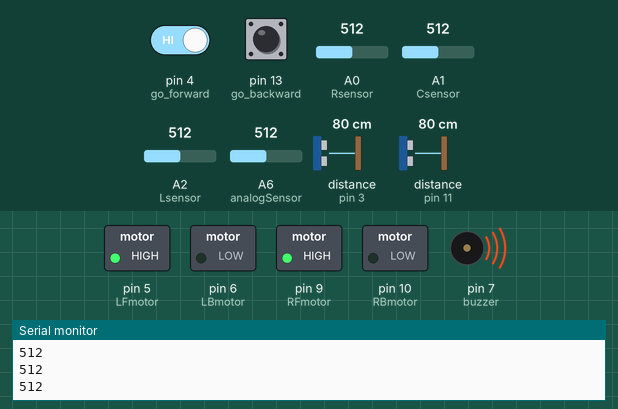
Recording of a sketch running on a simulated Arduino Nano, built with avr-gcc and run on an emulated ATmega328P. Parts: switched loads named in the sketch (green lamp = pin HIGH), buzzer (waves = sounding, pin HIGH), the last lines printed to the serial monitor. Wiring (inferred from the names in the program): ultrasonic range finder: trigger pin 2; echo pin 3. Inputs (shaded band) come from the test bench; at power-on: A0 (Rsensor) = 512, A6 (analogSensor) = 512, distance to the obstacle (sensors on pin 3, pin 11) 80 cm, pin 4 (go_forward) HIGH, pin 13 (go_backward) HIGH, A1 (Csensor) = 512, A2 (Lsensor) = 512. The echo pulse lasts 58.3 µs per cm; pins used as bus, display or sensor lines are not drawn.

Above: at 1.2 s.
1.3 s: A0 (Rsensor) set to 487
At 2.4 s:
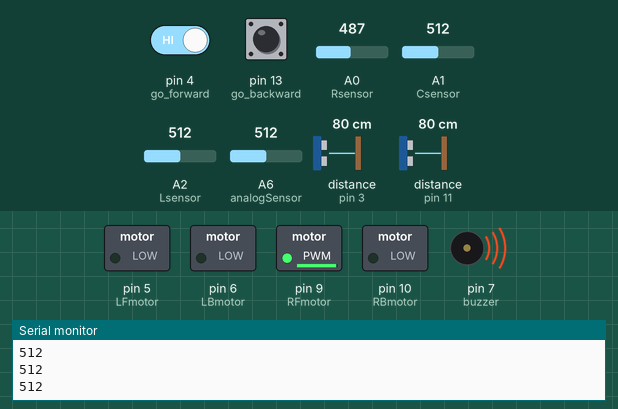
2.8 s: A6 (analogSensor) set to 309
4.3 s: A6 (analogSensor) set to 284
At 4.8 s:
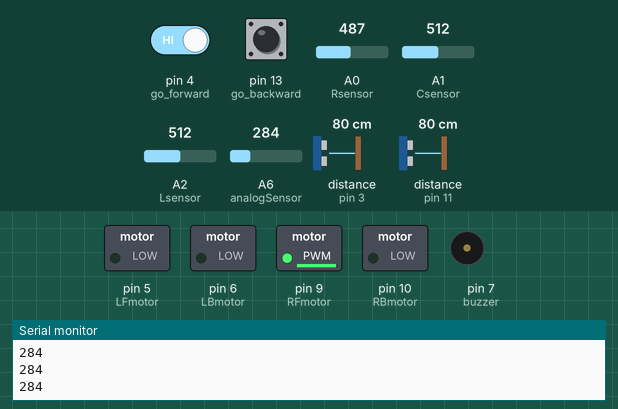
5.8 s: distance to the obstacle (sensor on pin 3) set to 12 cm
7.3 s: distance to the obstacle (sensor on pin 3) set to 9 cm
At 8.1 s:
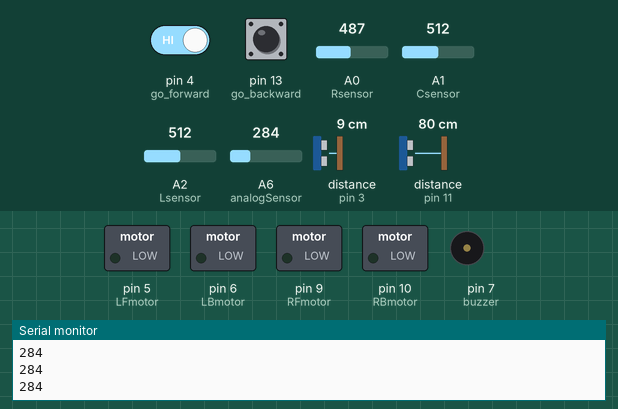
8.8 s: pin 4 (go_forward) driven LOW
At 9.8 s:
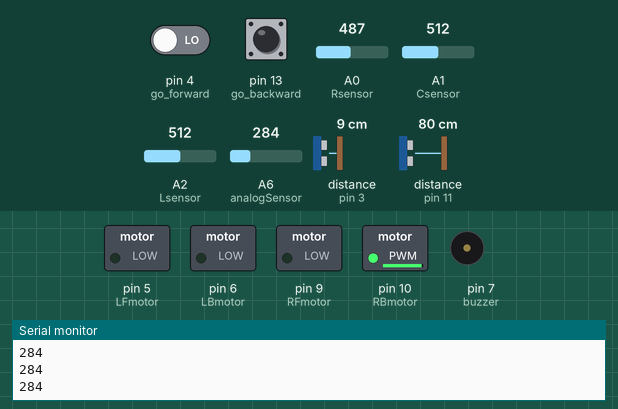
Timing chart, 0 to 11.3 s (numbered marks = the images above; inputs shaded):
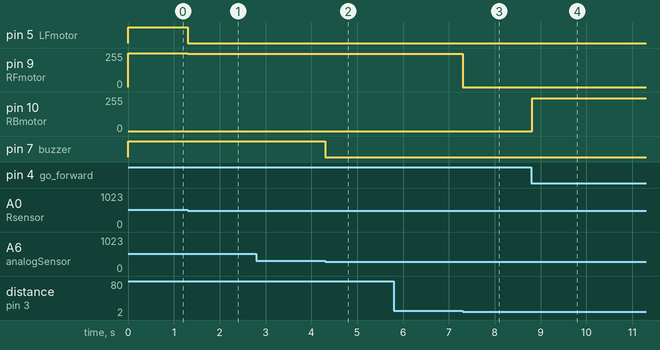

Measured:
- the behaviour switches between 500 and 499 on A0 (Rsensor) (found by bisection; images 0 and 1)
- the behaviour switches between 300 and 299 on A6 (analogSensor) (found by bisection; images 1 and 2)
- the behaviour switches between 11 and 10 cm on distance to the obstacle (sensor on pin 3) (found by bisection; images 2 and 3)
- after the input at 1.3 s, pin 5 (LFmotor): HIGH → LOW at once; pin 9 (RFmotor): 255/255 → 250/255 at once
- after the input at 4.3 s, pin 7 (buzzer): HIGH → LOW at once
- after the input at 7.3 s, pin 9 (RFmotor): 250/255 → 0/255 at once
- after the input at 8.8 s, pin 10 (RBmotor): 0/255 → 245/255 at once

The sketch:

autonomous_vehicle.ino
```cpp
//przypisanie pinow
  int LFmotor = 5;
  int LBmotor = 6;
  int RFmotor = 9;
  int RBmotor = 10;
  int Rsensor = A0;
  int Csensor = A1;
  int Lsensor = A2;
  int echo_front = 3;
  int trig_front = 2;
  int echo_back = 11;
  int trig_back = 12;
  int buzzer = 7;
  int analogSensor = A6;
  int go_forward = 4;
  int go_backward = 13;
//inicjalizacja zmiennych globalnych
  int error;
  float time1,time2;
  float distance1, distance2;
  int LFspeed;
  int RFspeed;
  int LBspeed;
  int RBspeed;

void setup()
{
  pinMode(LFmotor, OUTPUT);
  pinMode(LBmotor, OUTPUT);
  pinMode(RFmotor, OUTPUT);
  pinMode(RBmotor, OUTPUT);
  pinMode(Lsensor, INPUT);
  pinMode(Csensor, INPUT);
  pinMode(Rsensor, INPUT);
  analogWrite(LFmotor, 0);
  analogWrite(LBmotor, 0);
  analogWrite(RFmotor, 0);
  analogWrite(RBmotor, 0);
  pinMode(trig_front, OUTPUT);
  pinMode(echo_front, INPUT);
  pinMode(trig_back, OUTPUT);
  pinMode(echo_back, INPUT);
  pinMode(buzzer, OUTPUT);
  pinMode(analogSensor, INPUT);
  digitalWrite(buzzer, LOW);
  pinMode(go_forward, INPUT);
  pinMode(go_backward, INPUT);
  Serial.begin(9600);
}

int read_sensor(){
  int Sensor0;
  int Sensor1; //optyczny
  int Sensor2;
  Sensor0 = analogRead(Lsensor);
  Sensor1 = analogRead(Csensor);
  Sensor2 = analogRead(Rsensor);
  //Serial.println(Sensor1);

     if((Sensor0>=500)&&(Sensor1>=500)&&(Sensor2>=500)){
      return error = 0;
     }
     else if((Sensor0<500)&&(Sensor1>500)&&(Sensor2>=500)){
      return error = 1;
     }

     else if((Sensor0>=500)&&(Sensor1>500)&&(Sensor2<500)){
      return error = -1;
     }
     else if((Sensor0<500)&&(Sensor1<500)&&(Sensor2>=500)){
      return error = 2;
     }
     else if((Sensor0>=500)&&(Sensor1<500)&&(Sensor2<500)){
      return error = -2;
     }
     else if((Sensor0<500)&&(Sensor1<500)&&(Sensor2<500)){
      return error = 10;
     }
}

float ultra_front(){
  digitalWrite(trig_front,HIGH);
  delayMicroseconds(10);
  digitalWrite(trig_front,LOW);
  time1 = pulseIn(echo_front,HIGH);
  distance1 = time1 * 0.017;
  return distance1;
}

float ultra_back(){
  digitalWrite(trig_back,HIGH);
  delayMicroseconds(10);
  digitalWrite(trig_back,LOW);
  time2 = pulseIn(echo_back,HIGH);
  distance2 = time2 * 0.017;
  return distance2;
}

int check(){
  int loud;
  loud = analogRead(analogSensor);
  Serial.println(loud);
  if(loud<300){
    digitalWrite(buzzer, LOW);
  }
  else{
    digitalWrite(buzzer, HIGH);
   }
}

void motors_speed(int LFspeed,int RFspeed,int LBspeed,int RBspeed){
  analogWrite(LFmotor,LFspeed);
  analogWrite(RFmotor,RFspeed);
  analogWrite(LBmotor,LBspeed);
  analogWrite(RBmotor,RBspeed);
}

void forward (int error){
 switch (error){
  case 10:
   motors_speed(240, 240, 0, 0);
  break;
  case 0:
   motors_speed(255, 255, 0, 0);
  break;
  case 1:
   motors_speed(250, 0, 0, 0);
  break;
  case -1:
   motors_speed(0, 250, 0, 0);
  break;
  case 2:
   motors_speed(255, 0, 0, 0);
  break;
  case -2:
   motors_speed(0, 255, 0, 0);
  break;
  }
 }

void backward (int error){
 switch (error){
  case 10:
   motors_speed(0, 0, 240, 240);
  break;
  case 0:
   motors_speed(0, 0, 255, 255);
  break;
  case 1:
   motors_speed(0, 0, 245, 0);
  break;
  case -1:
   motors_speed(0, 0, 0, 245);
  break;
  case 2:
   motors_speed(0, 0, 250, 0);
  break;
  case -2:
   motors_speed(0, 0, 0, 250);
  break;
  }
 }

void loop() {
 if(digitalRead(go_forward)==0 && digitalRead(go_backward)==0){
  motors_speed(0, 0, 0, 0);
 }
 else if(digitalRead(go_forward)==1){
  check();
  ultra_front();
   if (distance1 < 10){
     motors_speed(0, 0, 0, 0);
   }
   else{
     read_sensor();
     forward(error);
   }
 }
 else if(digitalRead(go_backward)==1){
   check();
   ultra_back();
    if (distance2 < 10){
      motors_speed(0, 0, 0, 0);
    }
    else{
      read_sensor();
      backward(error);
    }
   }
}
```
